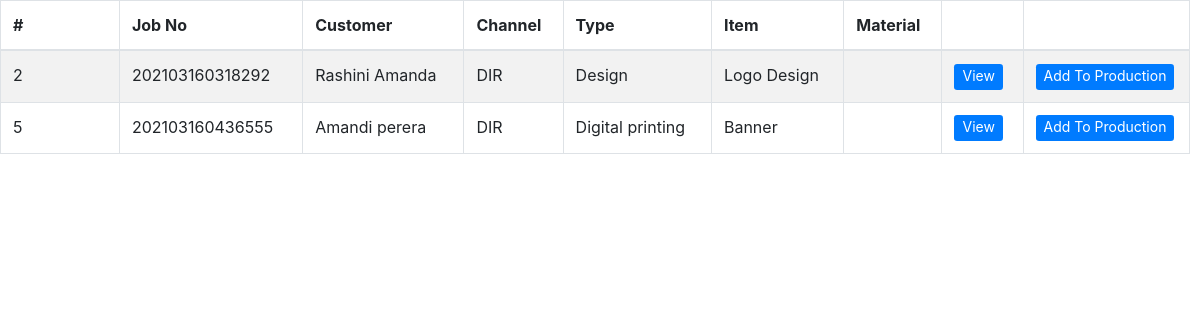
Before: /tables/design_table.php (signed in) with the older database file.
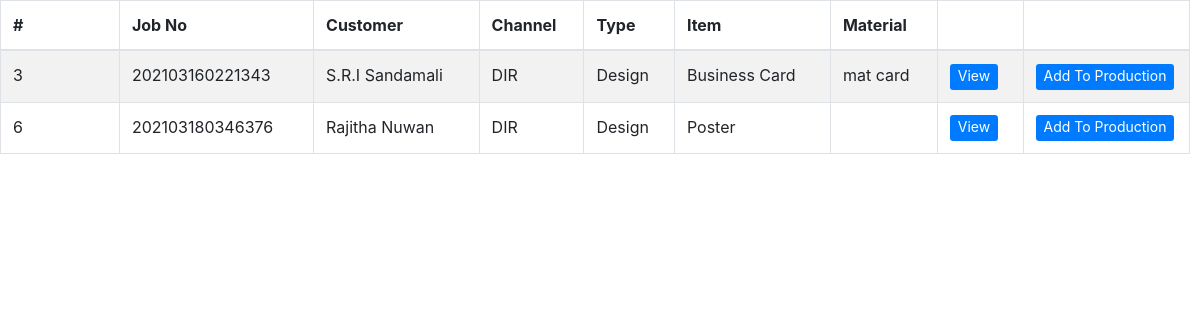
After: the same page with the newer database file.
### tables this page shows
CREATE TABLE `jobs` (
  `id` int(11) NOT NULL,
  `job_no` varchar(100) NOT NULL,
  `customer` varchar(400) NOT NULL,
  `channel` varchar(100) NOT NULL,
  `job_type` varchar(100) NOT NULL,
  `product` varchar(100) NOT NULL,
  `category` varchar(100) NOT NULL,
  `material` varchar(64) NOT NULL,
  `size` varchar(50) NOT NULL,
  `bind` varchar(50) NOT NULL,
  `colour` text NOT NULL,
  `user_description` varchar(250) NOT NULL,
  `date` date NOT NULL,
  `quantity` decimal(10,2) NOT NULL,
  `budget` decimal(10,2) NOT NULL,
  `discount` decimal(10,2) NOT NULL,
  `discounted` decimal(10,2) NOT NULL,
  `ad_pay_amount` decimal(10,2) NOT NULL,
  `rest` decimal(10,2) NOT NULL,
  `admin_description` varchar(250) NOT NULL,
  `state` enum('request','design','production','reject','QA','complete','dispatch') NOT NULL,
  `accepted_by` varchar(100) NOT NULL,
  `designed_by` varchar(150) NOT NULL,
  `production_by` varchar(150) NOT NULL,
  `checked_by` varchar(100) NOT NULL,
  `failed_reason` varchar(255) NOT NULL,
  `cash` decimal(10,2) NOT NULL,
  `change_amt` decimal(10,2) NOT NULL,
  `payment` decimal(10,2) NOT NULL,
  `dispatch_day` varchar(100) NOT NULL,
  `dispatch_year` varchar(10) NOT NULL,
  `dispatch_month` varchar(10) NOT NULL,
  `dispatched_by` varchar(150) NOT NULL
);

### tables/design_table.php (the view, shortened to what this page needs)
<!DOCTYPE html>
<html>
<head>
</head>
<body>
      <?php
       require '../include/config.php';
       $view_status ="design";
      if(isset($_POST["query"]))
      {
         $search =$_POST["query"];
         $query = "SELECT * FROM jobs WHERE state='$view_status' AND id LIKE '%".$search."%' ";
      }
      else
      {
         $query = "SELECT * FROM jobs WHERE state='$view_status'";
      }
      $result = mysqli_query($conn ,$query);
      if(mysqli_num_rows($result)>0)
      {
        ?>
<div class="tablealign">
 <?php include('../include/head.php'); ?>
  <table id="example" class="table table-striped table-bordered" style="width:100%">
   <thead>
    <tr>
     <th>#</th>
     <th>Job No</th>
     <th>Customer</th>
     <th>Channel</th>
     <th>Type</th>
     <th>Item</th>
     <th>Material</th>
     <th></th>
     <th style="width: 14%;"></th>
    </tr>
   </thead>
   <tbody>
   <?php
   while($row = mysqli_fetch_array($result))
   {
    echo '
    <tr>
     <td style="width: 10%;">'.$row["id"].'</td>
     <td>'.$row["job_no"].'</td>
     <td>'.$row["customer"].'</td>
     <td>'.$row["channel"].'</td>
     <td>'.$row["job_type"].'</td>
     <td>'.$row["product"].'</td>
     <td>'.$row["material"].'</td>
     <td><button type="button" id="'.$row["id"].'" name="'.$row["id"].'" class="btn btn-primary btn-sm view_data" data-toggle="modal" data-target="#myModaldesign" style="border: 0px; color: #ffffff; font-size: 14px; padding-top: 1px;">View</button></td>';
      echo  '<td><button type="button"  onclick="addproduction('.$row["id"].')" class="btn btn-primary btn-sm" style="border: 0px; color: #ffffff; font-size: 14px; padding-top: 1px;">Add To Production</button></td>';
    echo '</tr>';
   }
   ?>
   </tbody>
  </table>
</div>
   <?php
  }
  else
  {
   echo 'Data Not Found';
  }
  ?>
  </body>
  </html>

Changed rows visible on the page:
no longer on this page (row edited): jobs: id "2", job_no "202103160318292", customer "Rashini Amanda", channel "DIR", job_type "Design", product "Logo Design"
no longer on this page (row edited): jobs: id "5", job_no "202103160436555", customer "Amandi perera", channel "DIR", job_type "Digital printing", product "Banner"
now on this page (row edited): jobs: id "3", job_no "202103160221343", customer "S.R.I Sandamali", channel "DIR", job_type "Design", product "Business Card", material "mat card"
added jobs: id "6", job_no "202103180346376", customer "Rajitha Nuwan", channel "DIR", job_type "Design", product "Poster"
